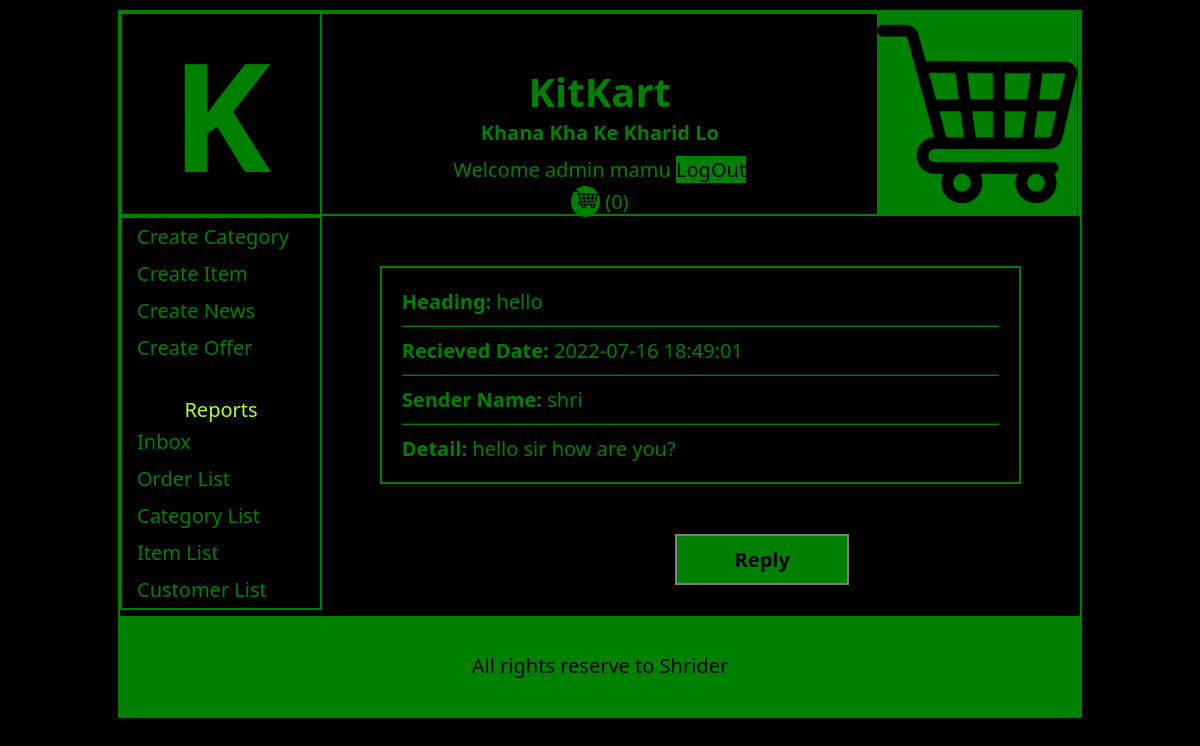
The app's page /displayAdminInboxDetail.php?mid=5 (signed in) with its own data.
### tables this page shows
CREATE TABLE IF NOT EXISTS `msg_info` (
  `msg_id` int(11) NOT NULL AUTO_INCREMENT,
  `msg_heading` text NOT NULL,
  `msg_detail` text NOT NULL,
  `sender` text NOT NULL,
  `receiver` text NOT NULL,
  `sent_date` datetime NOT NULL,
  PRIMARY KEY (`msg_id`)
);

### displayAdminInboxDetail.php (the view)
<?php
    include("header.php");
?>
<div class="content">
    <div class="leftBox">
        <ul>
            <li><a href="createCategoryForm.php">Create Category</a></li>
            <li><a href="createItemForm.php">Create Item</a></li>
            <li><a href="createNewsForm.php">Create News</a></li>
            <li><a href="createOfferForm.php">Create Offer</a></li>
            <li class="report">Reports</li>
            <li><a href="displayAdminInbox.php">Inbox</a></li>
            <li><a href="">Order List</a></li>
            <li><a href="">Category List</a></li>
            <li><a href="">Item List</a></li>
            <li><a href="">Customer List</a></li>
        </ul>
    </div>
    <div class="rightBox">
            <?php
              include("dbconnect.php");
              $mid = $_REQUEST['mid'];
              $rsMsg = mysqli_query($con,"select * from msg_info where msg_id='$mid'");
              $row = mysqli_fetch_array($rsMsg);
              $heading = $row['msg_heading'];
              $received_date = $row['sent_date'];
              $sender = $row['sender'];
              $detail = $row['msg_detail'];
              ?>
        <div class="adminInboxDetail">
           <b> Heading: </b><?=$heading?>
            <hr>
           <b> Recieved Date: </b><?=$received_date?>
            <hr>
           <b> Sender Name: </b><?=$sender?>
            <hr>
           <b> Detail: </b><?=$detail?>
        </div>
        <div class="btnReplyFromAdmin">
        <a href="adminReplyForm.php?sender=<?=$sender?>">Reply</a>
    </div>
    </div>
</div>
<?php
    include("footer.php");
?>

### style/styles.css (style rules this page uses)
body { margin: 0; padding: 0; background-color: black; color: green; font-family: "Segoe UI", Tahoma, Geneva, Verdana, sans-serif; font-size: 1.25rem; }
a { text-decoration: none; color: green; }
hr { border-color: green; }
.content { min-height: 400px; }
.leftBox { width: 198px; height: 100%; border: 2px solid green; display: inline-block; vertical-align: top; }
.leftBox ul { list-style-type: none; margin: 0; padding: 0; }
.leftBox li a { display: block; padding: 5px 5px 5px 15px; }
.leftBox .report { text-align: center; color: greenyellow; margin-top: 30px; }
.rightBox { width: 746px; height: 100%; display: inline-block; vertical-align: top; }
.adminInboxDetail { width: 80%; margin: 50px auto; border: 2px solid green; padding: 20px; }
.btnReplyFromAdmin { width: 50px; margin: 0px auto; }
.btnReplyFromAdmin a { display: block; background-color: green; border: 2px solid grey; color: black; margin-top: 20px; margin-bottom: 10px; padding: 10px; font-weight: 700; width: 150px; text-align: center; }

### records on screen
msg_info: msg_heading "hello", sent_date "2022-07-16 18:49:01", sender "shri", msg_detail "hello sir how are you?"

### other values on screen
$usertype "admin"
$username "mamu"
$totalCartItem "0"
